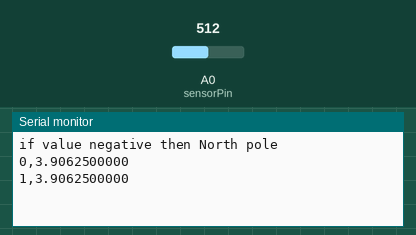
This sketch was run on a simulated Arduino Uno, built with avr-gcc and run on an emulated ATmega328P. Parts: the last lines printed to the serial monitor. Inputs (shaded band) come from the test bench; at power-on: A0 (sensorPin) = 512.

Above: at 1.8 s.
1.9 s: A0 (sensorPin) set to 716
At 2.7 s:
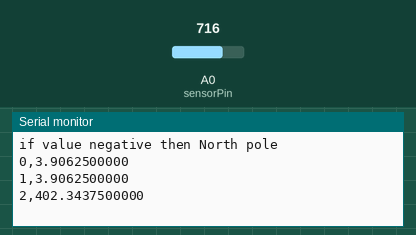
3.4 s: A0 (sensorPin) set to 900
At 4.8 s:
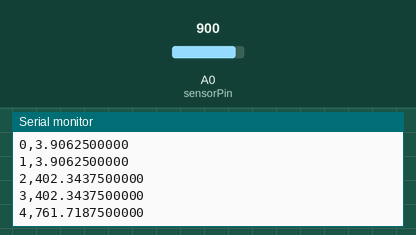
Timing chart, 0 to 6.4 s (numbered marks = the images above; inputs shaded):
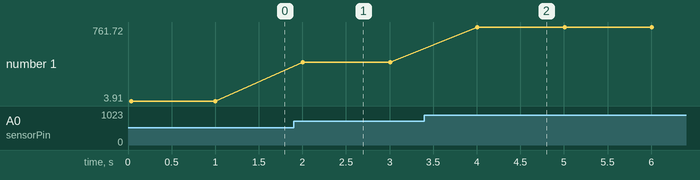

The sketch:

LAB_magnetic_field_sensor.ino
```cpp
// Dr. V. Lankar This program gives the magnitude of the magnetic field in Gauss
/*  using the hall effect sensor to measure the magnetic field. The stength is proportional to the voltage from A0
 voltage can only varies from 2.5V to 5V at a  rate of  2.5mv / Gauss for the A1301/A1302  - so no field= voltage is 2.5V
 For the connections see here :http://www.learningaboutelectronics.com/Articles/Hall-effect-sensor-circuit.php
  1 pin to Vcc(5V),  one pin to Gnd. 1 pin to  (A0) when you are facing the round face.
 the code comes from: http://playground.arduino.cc/Code/HallEffect
 The sensor has about 20% error ?
 */
 //The code comes from:
/*
 *    FILE: MM01
 *  AUTHOR: Rob van den Tillaart; modified Ralph Martin
 *    DATE: 2012 06 10
 *     ORIGINAL URL: http://playground.arduino.cc/Code/HallEffect
 *
 * PURPOSE: use an A1301 or A1302 as magnetometer
 *
 * Pin Layout LH Package
 * =====================
 *  1     VCC 5V
 *  2     signal    connected to Analog 0
 *  3     GND
 *
 * Pin Layout UA Package
 * =====================
 *  1     VCC 5V
 *  2     GND
 *  3     signal    connected to Analog 0
 *
 */

#define NOFIELD 510L    // Analog output with no applied field, calibrate this . Read the magnetic field when no magnet is around
// and the value you will read is used for calibration. See website.


#define TOGAUSS 1.953125 // For A1301: 2.5mV = 1Gauss, and 1024 analog steps = 5V, so 1 step = 1953mG
int sensorPin=A0; // pin connected to pin out
int j;
void setup()
{
  Serial.begin(9600);  // make sure to change the speed with the serial monitor
  j=0;
  Serial.println("if value negative then North pole");
}

void print_data(int x, float y)
{
    Serial.print(x, DEC);
    Serial.print(",");
    Serial.print(y, DEC);
    Serial.println();
}

void loop()
{
  float gauss = (analogRead(sensorPin) - NOFIELD) * TOGAUSS;
 // Serial.println(5*analogRead(sensorPin)/1024.); to write the voltage of the data pin
  print_data( j, gauss);

  j++;

 // if (gauss > 0)     Serial.println("(South pole)");
// else if(gauss < 0) Serial.println("(North pole)");
 // else               Serial.println();

    delay(1000);

}
```

Measured:
- after the input at 1.9 s, the serial monitor: prints a new line after 0.10 s (image 1)
- after the input at 3.4 s, the serial monitor: prints a new line after 0.61 s (image 2)
- plotted number 1: 3.91 → 402.34 after the input at 1.9 s, 402.34 → 761.72 after the input at 3.4 s
